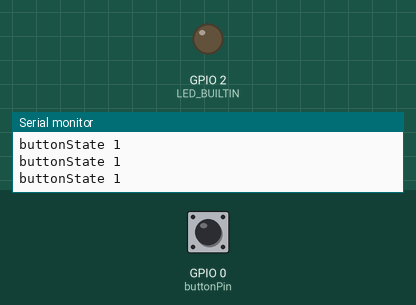
The program below on a simulated ESP8266 (NodeMCU). On the bench: output pins drawn as LEDs (lit = HIGH, except the on-board LED, lit = LOW), the last lines printed to the serial monitor. The test bench sets the inputs (shaded band); at power-on: GPIO 0 (buttonPin) HIGH.

Above: at 1.2 s.
1.3 s: GPIO 0 (buttonPin) pulled LOW for 0.15 s
At 1.4 s:
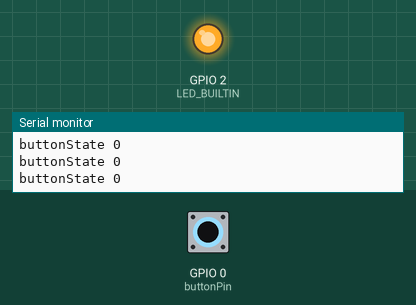
2.9 s: GPIO 0 (buttonPin) pulled LOW for 3.2 s
At 6.7 s:
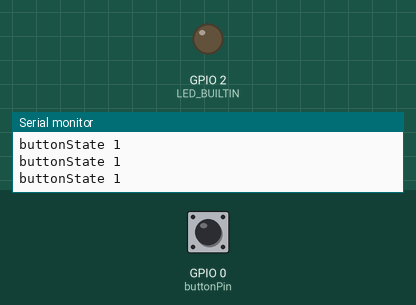
Timing chart, 0 to 8.2 s (numbered marks = the images above; inputs shaded):
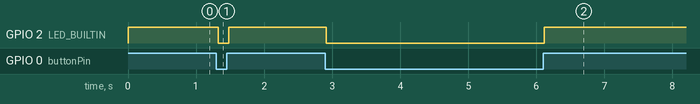

The program:

main.cpp
```cpp
#include <Arduino.h>

int buttonState = 0;
const int buttonPin = 0;

void setup() {
  Serial.begin(9600);

  pinMode(LED_BUILTIN, OUTPUT);
  pinMode(buttonPin, INPUT_PULLUP);
}

void loop() {
  buttonState = digitalRead(buttonPin);
  Serial.print("buttonState ");
  Serial.println(buttonState);

  if (buttonState == 0) {
    digitalWrite(LED_BUILTIN, LOW);
  } else {
    digitalWrite(LED_BUILTIN, HIGH);
  }
}

// void loop() {
//   prevState = buttonState;
//   buttonState = digitalRead(buttonPin);
//   Serial.print("buttonState ");
//   Serial.println(buttonState);

//   if (locked == false) {
//     if (buttonState == 0) {
//       digitalWrite(LED_BUILTIN, LOW);
//     } else {
//       digitalWrite(LED_BUILTIN, HIGH);
//     }
//   }

//   if (buttonState == 0 && prevState == 1) {
//     counter += 1;
//     Serial.print("counter ");
//     Serial.println(counter);
//   }

//   if (counter >= 5 && counter < 10) {
//     digitalWrite(LED_BUILTIN, LOW);
//     locked = true;
//   }

//   if (counter >= 10) {
//     // digitalWrite(LED_BUILTIN, HIGH);
//     locked = false;
//   }

// }
```

Measured:
- after the input at 1.3 s, GPIO 2 (LED_BUILTIN): HIGH → LOW at once, → HIGH 0.16 s later
- after the input at 2.9 s, GPIO 2 (LED_BUILTIN): HIGH → LOW at once, → HIGH 3.2 s later
